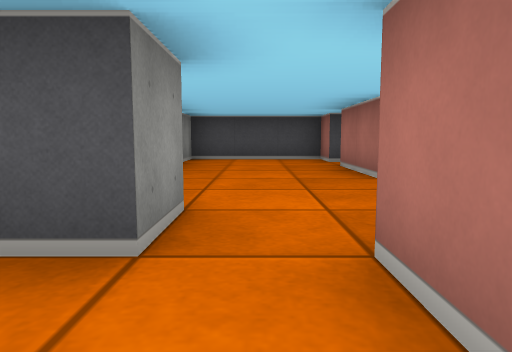
[1] (above)

13 first-person views from a walk through a cub3D ray-caster map. The camera is about half as high as the walls, tilts 6° down and sees 70° across. The floor is counted in squares. Each view is taken from the middle of a square. On the plan, view 1 faces up. The plan holds only what a view shows up to about 9 squares ahead; the rest is blank.

[2]
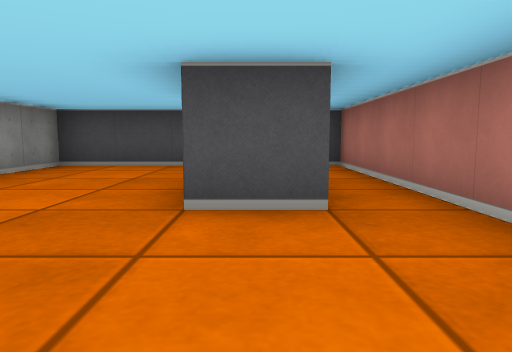

[3]
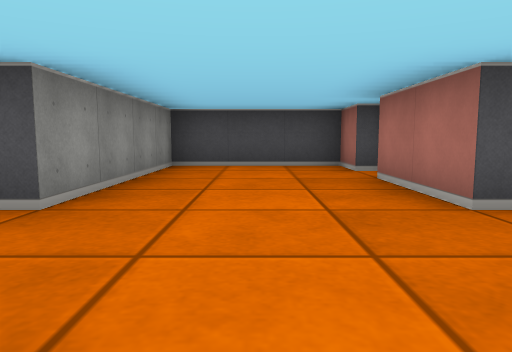

[4]
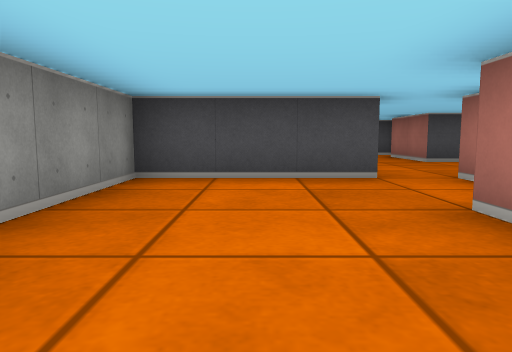

[5]
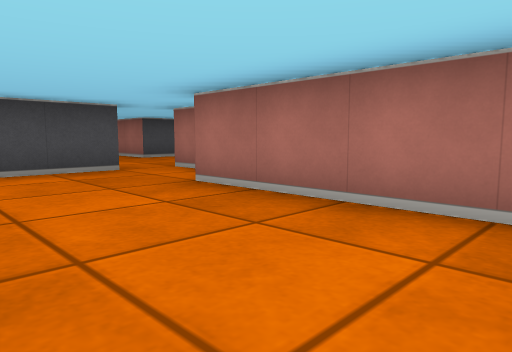

[6]
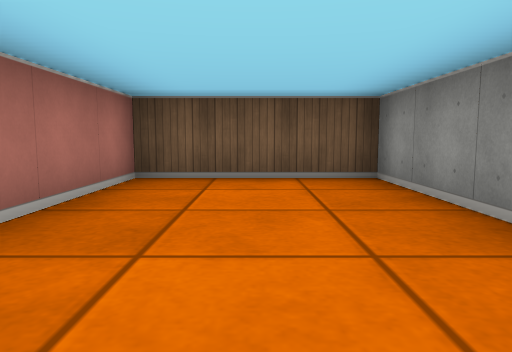

[7]
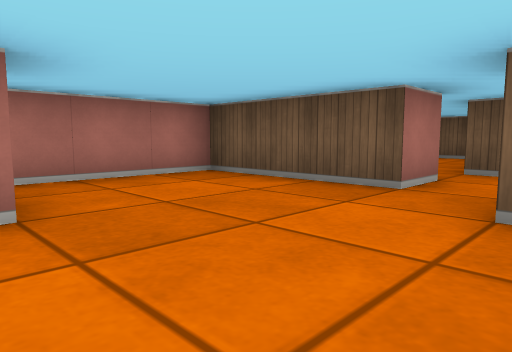

[8]
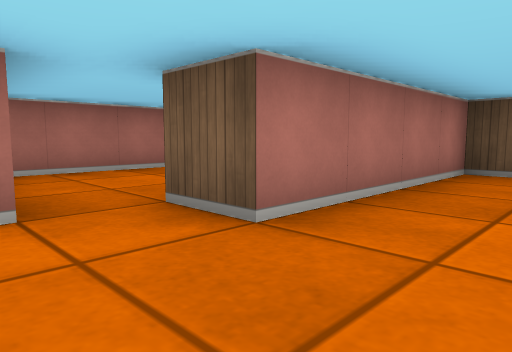

[9]
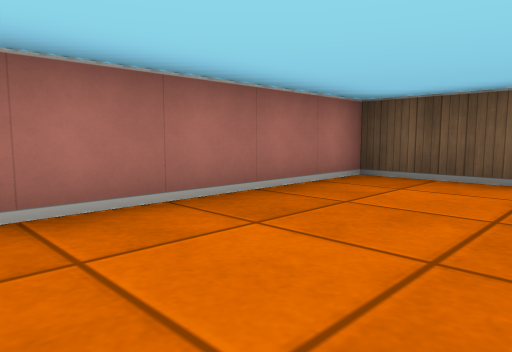

[10]
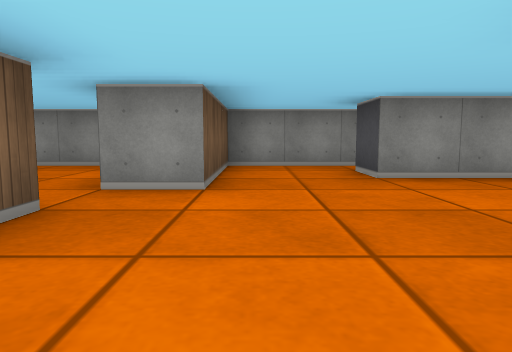

[11]
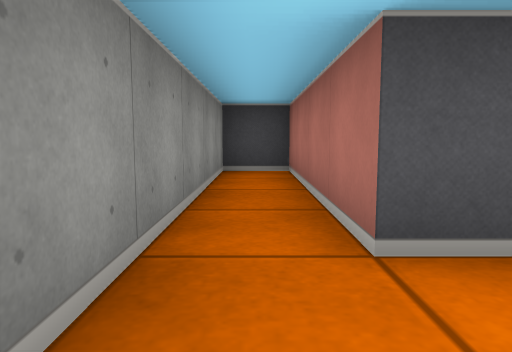

[12]
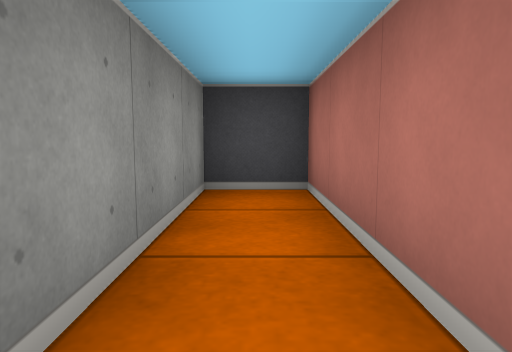

[13]
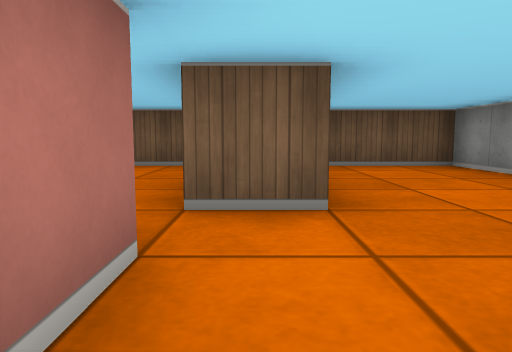

### Floor plan
Ten units are one square. View 1 is at (0, 0); x grows to the right and y downward. Boxes are objects, and circles mark ways between rooms. Rooms are numbered by the first view taken in them; rooms with no view inside come last. Other rooms are left out.
<svg viewBox="-40 -90 80 140">
<path fill="none" stroke="#000" d="M5 -4 5 -15M-5 -15 -35 -15 -35 45 -5 45 -5 5 5 5M26 -45 15 -45 15 -65M15 -75 15 -85 -15 -85 -15 -45 -25 -45M5 -15 35 -15 35 -85M-25 -25 -5 -25 -5 -15M12 45 35 45 35 0M-25 -45 -25 -85 -35 -85 -35 -25 -25 -25"/>
<circle cx="0" cy="-20" r="3" fill="#2a7"/>
<circle cx="10" cy="0" r="3" fill="#2a7"/>
<circle cx="-20" cy="-35" r="3" fill="#2a7"/>
<text x="-20" y="10">1</text>
<text x="10" y="-50">2</text>
<text x="20" y="20">3</text>
<text x="-30" y="-60">4</text>
</svg>
Room 1 opens to room 2. Room 1 opens to room 3. Room 2 opens to room 4.

Where each view was taken, in squares from view 1:
view 1: 0 up, 0 right, facing up
view 2: 2 up, 2 right, facing up
view 3: 2 up, 0 right, facing up
view 4: 3 down, 2 left, facing up
view 5: 4 down, 3 left, facing up-right
view 6: 0 up, 2 left, facing down
view 7: 5 up, 1 left, facing down-right
view 8: 1 up, 2 left, facing down-right
view 9: 0 up, 1 right, facing down-right
view 10: 3 up, 3 right, facing left
view 11: 3 up, 3 left, facing up
view 12: 5 up, 3 left, facing up
view 13: 2 up, 0 right, facing down
